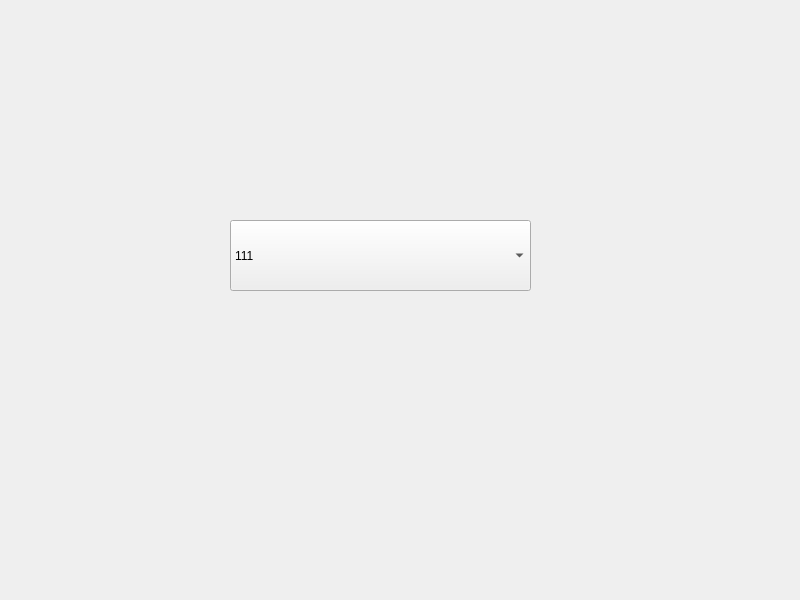
<?xml version="1.0" encoding="UTF-8"?>
<ui version="4.0">
 <class>Widget</class>
 <widget class="QWidget" name="Widget">
  <property name="geometry">
   <rect>
    <x>0</x>
    <y>0</y>
    <width>800</width>
    <height>600</height>
   </rect>
  </property>
  <property name="windowTitle">
   <string>Widget</string>
  </property>
  <widget class="QComboBox" name="comboBox">
   <property name="geometry">
    <rect>
     <x>230</x>
     <y>220</y>
     <width>301</width>
     <height>71</height>
    </rect>
   </property>
   <item>
    <property name="text">
     <string>111</string>
    </property>
   </item>
   <item>
    <property name="text">
     <string>222</string>
    </property>
   </item>
   <item>
    <property name="text">
     <string>333</string>
    </property>
   </item>
  </widget>
 </widget>
 <resources/>
 <connections/>
</ui>
